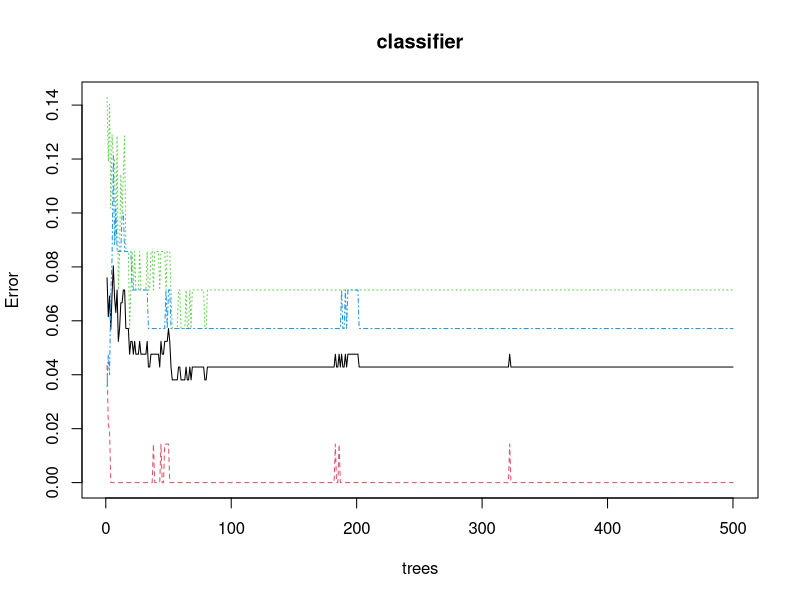

R code for this plot:
## ---- chunk 1
rm(list=ls())
library(caTools)
library(class)
library(e1071)
library(caret)
library(randomForest)
data = read.csv("Hear_attack.csv")
data = data[complete.cases(data), ]
set.seed(255)
data$Heart_attack = as.factor(data$Heart_attack)
split = sample.split(data$Heart_attack, SplitRatio=0.7)
train = subset(data, split == TRUE)
test = subset(data, split == FALSE)
## ---- chunk 2
classifier = randomForest(Heart_attack~.,data=train,method="")
## ---- chunk 3
train_pred <- predict(classifier, newdata=train, type="class")
test_pred  <- predict(classifier, newdata=test, type="class")

cm_train <- table(train$Heart_attack, train_pred)
cm_test <- table(test$Heart_attack, test_pred)
## ---- chunk 4
confusionMatrix(cm_train)
## ---- chunk 5
confusionMatrix(cm_test)
## ---- chunk 6
plot(classifier)
print(classifier)
## ---- chunk 7
classifier["importance"]
